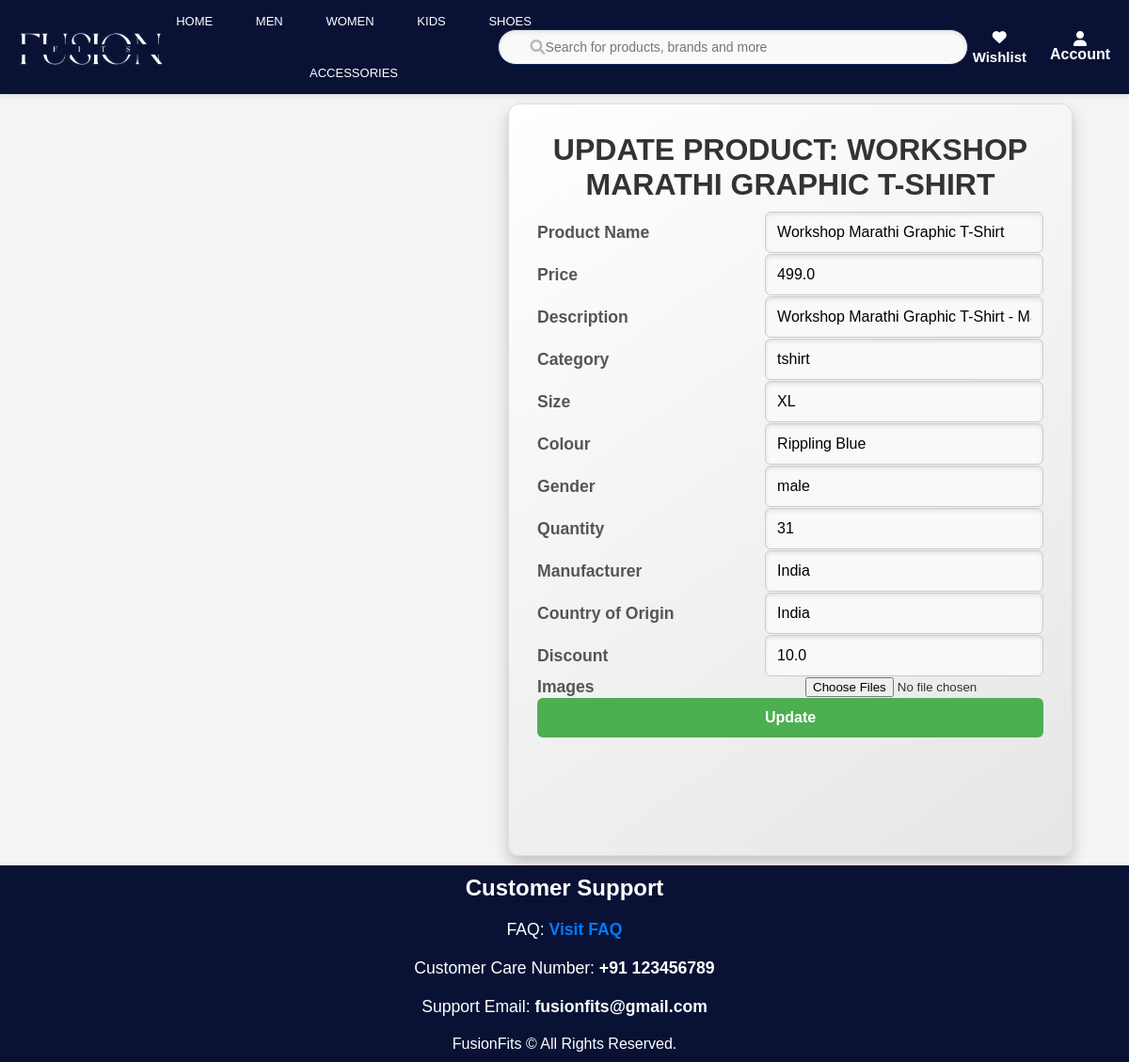
Before: /admin/update_product/2 (signed in) with the older database file.
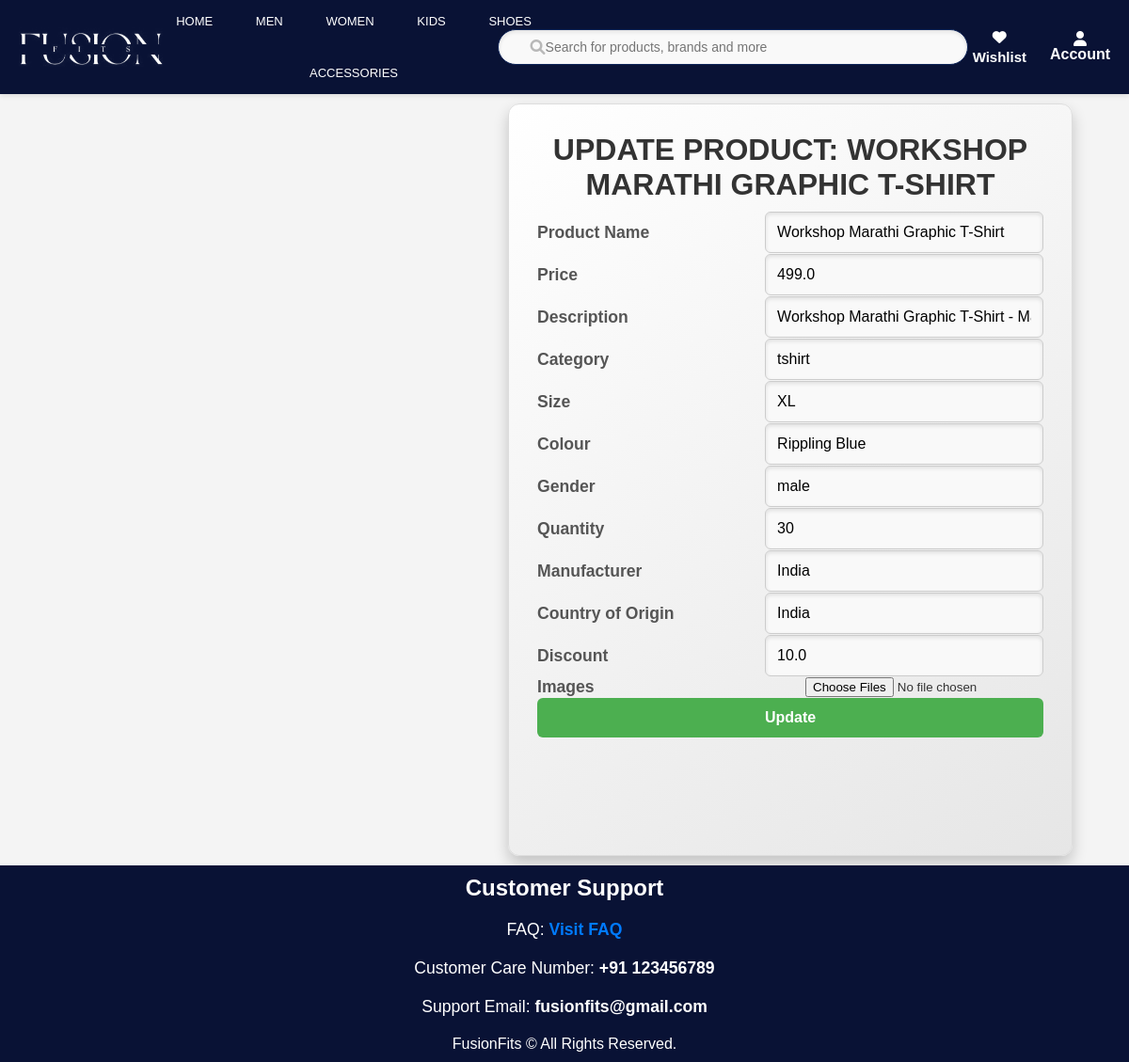
After: the same page with the newer database file.
### app/models.py (models this page shows, shortened)
class Product(db.Model):
    __tablename__ = "product"
    id = db.Column(db.Integer, primary_key=True)
    name = db.Column(db.String(100), nullable=False)
    price = db.Column(db.Float, nullable=False)
    description = db.Column(db.String(255), nullable=False)
    category = db.Column(db.String(100), nullable=False)
    quantity = db.Column(db.Integer, nullable=False)
    manufacturer = db.Column(db.String(100), nullable=True)
    country_of_origin = db.Column(db.String(50), nullable=True)
    avg_rating = db.Column(db.Float, nullable=True)
    discount = db.Column(db.Float, default=0.0, nullable=True)
    size = db.Column(db.String(20))  # Ensure this line exists
    colour = db.Column(db.String(20), nullable=True)
    gender = db.Column(db.String(10), nullable=True)  # New field for gender
    images = db.relationship("ProductImage", backref="product", lazy=True)
    ratings = relationship("Rating", back_populates="product")

### app/admin.py (the view, shortened to what this page needs)
@admin.route('/update_product/<int:id>', methods=['GET', 'POST'])
@restrict_to_admin()
def update_product(id):
    product = Product.query.get_or_404(id)
    form = ProductForm()
    form.name.data = product.name
    form.price.data = product.price
    form.description.data = product.description
    form.category.data = product.category
    form.quantity.data = product.quantity
    form.size.data = product.size
    form.colour.data = product.colour
    form.gender.data = product.gender
    form.manufacturer.data = product.manufacturer
    form.country_of_origin.data = product.country_of_origin
    form.discount.data = product.discount
    return render_template('update_product.html', form=form, product=product)

### app/forms.py
class ProductForm(FlaskForm):
    name = StringField('Name', validators=[DataRequired()])
    price = FloatField('Price', validators=[DataRequired()])
    description = StringField('Description', validators=[Optional()])
    category = StringField('Category', validators=[DataRequired()])
    size = StringField('Size', validators=[Optional()])  # New size field
    colour = StringField('Colour', validators=[Optional()])  # New colour field
    gender = StringField('Gender', validators=[Optional()])  # New gender field
    quantity = IntegerField('Quantity', validators=[DataRequired()])
    manufacturer = StringField('Manufacturer', validators=[Optional()])
    country_of_origin = StringField('Country of Origin', validators=[Optional()])
    discount = FloatField('Discount', validators=[Optional()])
    images = MultipleFileField('Product Images', validators=[
        FileAllowed(['jpg', 'png', 'jpeg'], 'Images only!')
    ])
    submit = SubmitField('Add Product')

### app/templates/update_product.html (shortened to what this page needs)
<head>
    <link rel="stylesheet" href="{{ url_for('static', filename='register.css') }}">
  </head>
  {% extends "home.html" %}
  {% block content %}
<div class="form-container">
    <h2>Update Product: {{ product.name }}</h2>
    <form method="POST" enctype="multipart/form-data">
        <div class="form-group">
            <label for="name">Product Name</label>
            {{ form.name(class="form-control") }}
        </div>
        <div class="form-group">
            <label for="price">Price</label>
            {{ form.price(class="form-control") }}
        </div>
        <div class="form-group">
            <label for="description">Description</label>
            {{ form.description(class="form-control") }}
        </div>
        <div class="form-group">
            <label for="category">Category</label>
            {{ form.category(class="form-control") }}
        </div>
        <div class="form-group">
            <label for="size">Size</label>
            {{ form.size(class="form-control") }}
        </div>
        <div class="form-group">
            <label for="colour">Colour</label>
            {{ form.colour(class="form-control") }}
        </div>
        <div class="form-group">
            <label for="gender">Gender</label>
            {{ form.gender(class="form-control") }}
        </div>
        <div class="form-group">
            <label for="quantity">Quantity</label>
            {{ form.quantity(class="form-control") }}
        </div>
        <div class="form-group">
            <label for="manufacturer">Manufacturer</label>
            {{ form.manufacturer(class="form-control") }}
        </div>
        <div class="form-group">
            <label for="country_of_origin">Country of Origin</label>
            {{ form.country_of_origin(class="form-control") }}
        </div>
        <div class="form-group">
            <label for="discount">Discount</label>
            {{ form.discount(class="form-control") }}
        </div>
        <div class="form-group">
            <label for="images">Images</label>
            {{ form.images(class="form-control", multiple=True) }}
        </div>
        <button type="submit" class="btn btn-primary">Update</button>
    </form>
</div>
{% endblock %}

Changed rows visible on the page:
changed Product "WORKSHOP MARATHI GRAPHIC T-SHIRT": quantity "31" → "30"
